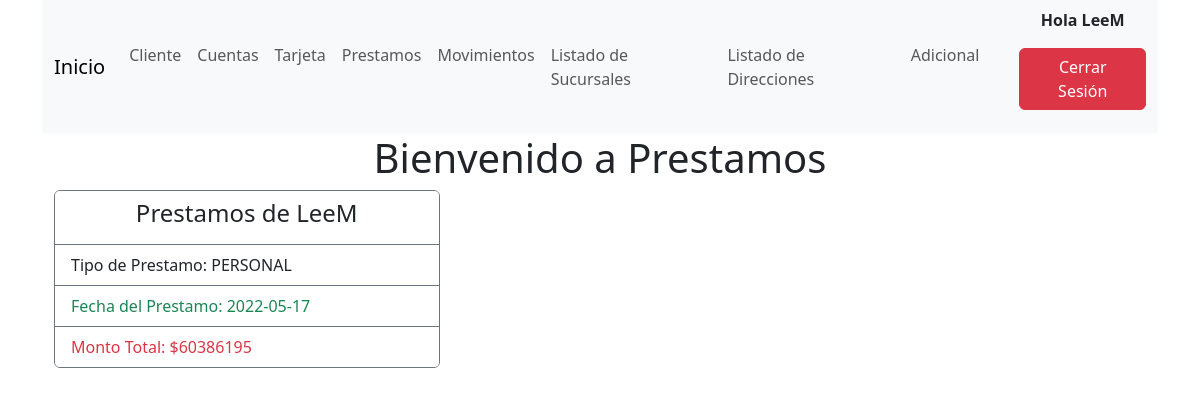
/prestamos/ (signed in), run on the app's committed database.
### Login/models.py (models this page shows)
class CustomUser(AbstractUser):
    customer_DNI_id = models.CharField(null=True, blank=True, max_length=10)

### Prestamos/models.py (models this page shows)
class Prestamo(models.Model):
    loan_id = models.AutoField(primary_key=True)
    loan_type = models.TextField()
    loan_date = models.TextField()
    loan_total = models.IntegerField()
    customer = models.ForeignKey("Clientes.cliente", on_delete=models.CASCADE)
    class Meta:
        managed = False
        db_table = 'prestamo'

### Prestamos/views.py (the view)
# urls.py: path('prestamos/',Prestamos,name = 'Prestamos'),
@login_required
def Prestamos(request):
    prestamos = Prestamo.objects.all()
    cliente = Cliente
    return render(request,'prestamos.html',{'prestamos':prestamos,'cliente':cliente})

### Prestamos/templates/prestamos.html (shortened to what this page needs)
{% extends 'home.html'%}
{% block h1%}Prestamos{% endblock %}
{% block content%}
<main class="container pt-2">
    <article class=" row row-cols-1 row-cols-md-2 g-4  col-9 listado pt-2">
        {% if user.cliente.customer_name == user.first_name %}
        {%for prestamos in prestamos%}
        {% if prestamos.customer_id == user.cliente.customer_id %}
        <section class="col-5 mt-2 mb-4">
            <section class="card border-secondary ">
            <ul class="list-group list-group-flush" >
                <li class="list-group-item border-secondary text-center"><h4>Prestamos de {{user.username}} </h4></li>
                <li class="list-group-item border-secondary text-dark">Tipo de Prestamo: {{prestamos.loan_type}}</li>
                <li class="list-group-item border-secondary text-success">Fecha del Prestamo: {{prestamos.loan_date}}</li>
                <li class="list-group-item border-secondary text-danger ">Monto Total: ${{prestamos.loan_total}}</li>
            </ul>
        </section>
    </section>
            {% endif %}
        {% endfor %}
        {% else %}
                        <li class="list-group-item border-secondary text-danger">El Usuario <strong>{{user.username}}</strong> No tiene Trajetas registradas</li>
                    {% endif %}
    </article>
</main>
{%endblock%}

### Login/templates/home.html (shortened to what this page needs)
<!DOCTYPE html>
<html lang="es">
<head>
    <link href="https://cdn.jsdelivr.net/npm/bootstrap@5.3.2/dist/css/bootstrap.min.css" rel="stylesheet"
>
</head>
<body>
    <main class="container">
        <nav class="navbar navbar-expand-lg bg-body-tertiary">
            <div class="container-fluid">
                <a class="navbar-brand" href="{% url 'home' %}">Inicio</a>
                <div class="collapse navbar-collapse" id="navbarNav">
                    <ul class="navbar-nav">
                        <li class="nav-item">
                            <a class="nav-link" aria-current="page" href="{% url 'Cliente' %}">Cliente</a>
                        </li>
                        <li class="nav-item ">
                            <a class="nav-link" href="{% url 'Cuentas' %}">Cuentas</a>
                        </li>
                        <li class="nav-item">
                            <a class="nav-link" href="{% url 'tarjetas' %}">Tarjeta</a>
                        </li>
                        <li class="nav-item ">
                            <a class="nav-link" href="{% url 'Prestamos' %}">Prestamos</a>
                        </li>
                        <li class="nav-item ">
                            <a class="nav-link" href="{% url 'Movimientos' %}">Movimientos</a>
                        </li>
                        <li class="nav-item ">
                            <a class="nav-link" href="http://localhost:5173/BranchList">Listado de Sucursales</a>
                        </li>
                        <li class="nav-item ">
                            <a class="nav-link" href="http://localhost:5173/DireccionesList">Listado de Direcciones</a>
                        </li>
                        <li class="nav-item ">
                            <a class="nav-link" href="http://localhost:5173/ClientesPage">Adicional</a>
                        </li>
                    </ul>
                </div>
                <ul class="justify-content-end ">
                    {% if user.is_authenticated %}
                    <p class="text-center"><b> Hola {{user.username }}</b></p>
                    <a class="btn btn-danger" role="button" href="{% url 'logout' %}">Cerrar Sesión</a>
                    {% else %}
                    <a class="btn btn-primary " role="button" href="{% url 'login' %}">Iniciar Sesión</a>
                    <a class="btn btn-secondary" role="button" href="{% url 'register'%}">Registrar</a>
                    {% endif %}
                </ul>
            </div>
        </nav>
        {% if user.is_authenticated %}
        <h1 class="text-center">Bienvenido a {% block h1%}HomeBanking{% endblock %}</h1>
        {% endif %}
        {% block content%}
        {%endblock%}
</body>
</html>

### data on the page
CustomUser: username "LeeM"
Prestamo: loan_type "PERSONAL", loan_date "2022-05-17", loan_total "60386195"
